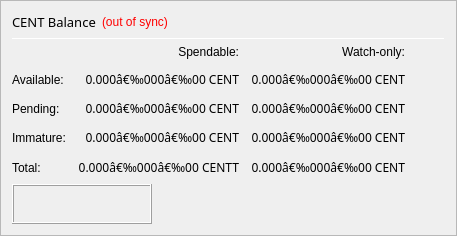
                   <widget class="QFrame" name="frame_Balances">
                    <property name="frameShape">
                     <enum>QFrame::StyledPanel</enum>
                    </property>
                    <property name="frameShadow">
                     <enum>QFrame::Raised</enum>
                    </property>
                    <layout class="QGridLayout" name="gridLayout_3">
                     <item row="0" column="0" colspan="3">
                      <layout class="QHBoxLayout" name="horizontalLayout_4">
                       <item>
                        <widget class="QLabel" name="label_5">
                         <property name="minimumSize">
                          <size>
                           <width>0</width>
                           <height>20</height>
                          </size>
                         </property>
                         <property name="font">
                          <font>
                           <family>Arial Black</family>
                           <pointsize>10</pointsize>
                           <weight>10</weight>
                           <italic>false</italic>
                           <bold>false</bold>
                          </font>
                         </property>
                         <property name="styleSheet">
                          <string notr="true">font: 87 10pt &quot;Arial Black&quot;;</string>
                         </property>
                         <property name="text">
                          <string>CENT Balance</string>
                         </property>
                        </widget>
                       </item>
                       <item>
                        <widget class="QLabel" name="labelWalletStatus">
                         <property name="cursor">
                          <cursorShape>WhatsThisCursor</cursorShape>
                         </property>
                         <property name="toolTip">
                          <string>The displayed information may be out of date. Your wallet automatically synchronizes with the KYD network after a connection is established, but this process has not completed yet.</string>
                         </property>
                         <property name="styleSheet">
                          <string notr="true">QLabel { color: red; }</string>
                         </property>
                         <property name="text">
                          <string notr="true">(out of sync)</string>
                         </property>
                         <property name="alignment">
                          <set>Qt::AlignLeading|Qt::AlignLeft|Qt::AlignVCenter</set>
                         </property>
                        </widget>
                       </item>
                       <item>
                        <spacer name="horizontalSpacer_3">
                         <property name="orientation">
                          <enum>Qt::Horizontal</enum>
                         </property>
                         <property name="sizeHint" stdset="0">
                          <size>
                           <width>40</width>
                           <height>20</height>
                          </size>
                         </property>
                        </spacer>
                       </item>
                      </layout>
                     </item>
                     <item row="1" column="0" colspan="3">
                      <widget class="Line" name="line_Balance">
                       <property name="minimumSize">
                        <size>
                         <width>0</width>
                         <height>1</height>
                        </size>
                       </property>
                       <property name="maximumSize">
                        <size>
                         <width>16777215</width>
                         <height>1</height>
                        </size>
                       </property>
                       <property name="orientation">
                        <enum>Qt::Horizontal</enum>
                       </property>
                      </widget>
                     </item>
                     <item row="2" column="0" colspan="3">
                      <layout class="QGridLayout" name="gridLayout">
                       <property name="spacing">
                        <number>12</number>
                       </property>
                       <item row="0" column="1">
                        <widget class="QLabel" name="labelSpendable">
                         <property name="styleSheet">
                          <string notr="true">font: 87 9pt &quot;Arial Black&quot;;</string>
                         </property>
                         <property name="text">
                          <string>Spendable:</string>
                         </property>
                         <property name="alignment">
                          <set>Qt::AlignRight|Qt::AlignTrailing|Qt::AlignVCenter</set>
                         </property>
                        </widget>
                       </item>
                       <item row="0" column="2">
                        <widget class="QLabel" name="labelWatchonly">
                         <property name="styleSheet">
                          <string notr="true">font: 87 9pt &quot;Arial Black&quot;;</string>
                         </property>
                         <property name="text">
                          <string>Watch-only:</string>
                         </property>
                         <property name="alignment">
                          <set>Qt::AlignRight|Qt::AlignTrailing|Qt::AlignVCenter</set>
                         </property>
                        </widget>
                       </item>
                       <item row="1" column="0">
                        <widget class="QLabel" name="labelBalanceText">
                         <property name="styleSheet">
                          <string notr="true">font: 87 9pt &quot;Arial Black&quot;;</string>
                         </property>
                         <property name="text">
                          <string>Available:</string>
                         </property>
                        </widget>
                       </item>
                       <item row="1" column="1">
                        <widget class="QLabel" name="labelBalance">
                         <property name="font">
                          <font>
                           <family>Arial Black</family>
                           <pointsize>9</pointsize>
                           <weight>10</weight>
                           <italic>false</italic>
                           <bold>false</bold>
                          </font>
                         </property>
                         <property name="cursor">
                          <cursorShape>IBeamCursor</cursorShape>
                         </property>
                         <property name="toolTip">
                          <string>Your current spendable balance</string>
                         </property>
                         <property name="styleSheet">
                          <string notr="true">font: 87 9pt &quot;Arial Black&quot;;</string>
                         </property>
                         <property name="text">
                          <string notr="true">0.000â€‰000â€‰00 CENT</string>
                         </property>
                         <property name="alignment">
                          <set>Qt::AlignRight|Qt::AlignTrailing|Qt::AlignVCenter</set>
                         </property>
                         <property name="textInteractionFlags">
                          <set>Qt::LinksAccessibleByMouse|Qt::TextSelectableByKeyboard|Qt::TextSelectableByMouse</set>
                         </property>
                        </widget>
                       </item>
                       <item row="1" column="2">
                        <widget class="QLabel" name="labelWatchAvailable">
                         <property name="font">
                          <font>
                           <family>Arial Black</family>
                           <pointsize>9</pointsize>
                           <weight>10</weight>
                           <italic>false</italic>
                           <bold>false</bold>
                          </font>
                         </property>
                         <property name="cursor">
                          <cursorShape>IBeamCursor</cursorShape>
                         </property>
                         <property name="toolTip">
                          <string>Your current balance in watch-only addresses</string>
                         </property>
                         <property name="styleSheet">
                          <string notr="true">font: 87 9pt &quot;Arial Black&quot;;</string>
                         </property>
                         <property name="text">
                          <string notr="true">0.000â€‰000â€‰00 CENT</string>
                         </property>
                         <property name="alignment">
                          <set>Qt::AlignRight|Qt::AlignTrailing|Qt::AlignVCenter</set>
                         </property>
                         <property name="textInteractionFlags">
                          <set>Qt::LinksAccessibleByMouse|Qt::TextSelectableByKeyboard|Qt::TextSelectableByMouse</set>
                         </property>
                        </widget>
                       </item>
                       <item row="2" column="0">
                        <widget class="QLabel" name="labelPendingText">
                         <property name="styleSheet">
                          <string notr="true">font: 87 9pt &quot;Arial Black&quot;;</string>
                         </property>
                         <property name="text">
                          <string>Pending:</string>
                         </property>
                        </widget>
                       </item>
                       <item row="2" column="1">
                        <widget class="QLabel" name="labelUnconfirmed">
                         <property name="font">
                          <font>
                           <family>Arial Black</family>
                           <pointsize>9</pointsize>
                           <weight>10</weight>
                           <italic>false</italic>
                           <bold>false</bold>
                          </font>
                         </property>
                         <property name="cursor">
                          <cursorShape>IBeamCursor</cursorShape>
                         </property>
                         <property name="toolTip">
                          <string>Total of transactions that have yet to be confirmed, and do not yet count toward the spendable balance</string>
                         </property>
                         <property name="styleSheet">
                          <string notr="true">font: 87 9pt &quot;Arial Black&quot;;</string>
                         </property>
                         <property name="text">
                          <string notr="true">0.000â€‰000â€‰00 CENT</string>
                         </property>
                         <property name="alignment">
                          <set>Qt::AlignRight|Qt::AlignTrailing|Qt::AlignVCenter</set>
                         </property>
                         <property name="textInteractionFlags">
                          <set>Qt::LinksAccessibleByMouse|Qt::TextSelectableByKeyboard|Qt::TextSelectableByMouse</set>
                         </property>
                        </widget>
                       </item>
                       <item row="2" column="2">
                        <widget class="QLabel" name="labelWatchPending">
                         <property name="font">
                          <font>
                           <family>Arial Black</family>
                           <pointsize>9</pointsize>
                           <weight>10</weight>
                           <italic>false</italic>
                           <bold>false</bold>
                          </font>
                         </property>
                         <property name="cursor">
                          <cursorShape>IBeamCursor</cursorShape>
                         </property>
                         <property name="toolTip">
                          <string>Unconfirmed transactions to watch-only addresses</string>
                         </property>
                         <property name="styleSheet">
                          <string notr="true">font: 87 9pt &quot;Arial Black&quot;;</string>
                         </property>
                         <property name="text">
                          <string notr="true">0.000â€‰000â€‰00 CENT</string>
                         </property>
                         <property name="alignment">
                          <set>Qt::AlignRight|Qt::AlignTrailing|Qt::AlignVCenter</set>
                         </property>
                         <property name="textInteractionFlags">
                          <set>Qt::LinksAccessibleByMouse|Qt::TextSelectableByKeyboard|Qt::TextSelectableByMouse</set>
                         </property>
                        </widget>
                       </item>
                       <item row="3" column="0">
                        <widget class="QLabel" name="labelImmatureText">
                         <property name="styleSheet">
                          <string notr="true">font: 87 9pt &quot;Arial Black&quot;;</string>
                         </property>
                         <property name="text">
                          <string>Immature:</string>
                         </property>
                        </widget>
                       </item>
                       <item row="3" column="1">
                        <widget class="QLabel" name="labelImmature">
                         <property name="font">
                          <font>
                           <family>Arial Black</family>
                           <pointsize>9</pointsize>
                           <weight>10</weight>
                           <italic>false</italic>
                           <bold>false</bold>
                          </font>
                         </property>
                         <property name="cursor">
                          <cursorShape>IBeamCursor</cursorShape>
                         </property>
                         <property name="toolTip">
                          <string>Staked or masternode rewards that has not yet matured</string>
                         </property>
                         <property name="styleSheet">
                          <string notr="true">font: 87 9pt &quot;Arial Black&quot;;</string>
                         </property>
                         <property name="text">
                          <string notr="true">0.000â€‰000â€‰00 CENT</string>
                         </property>
                         <property name="alignment">
                          <set>Qt::AlignRight|Qt::AlignTrailing|Qt::AlignVCenter</set>
                         </property>
                         <property name="textInteractionFlags">
                          <set>Qt::LinksAccessibleByMouse|Qt::TextSelectableByKeyboard|Qt::TextSelectableByMouse</set>
                         </property>
                        </widget>
                       </item>
                       <item row="3" column="2">
                        <widget class="QLabel" name="labelWatchImmature">
                         <property name="font">
                          <font>
                           <family>Arial Black</family>
                           <pointsize>9</pointsize>
                           <weight>10</weight>
                           <italic>false</italic>
                           <bold>false</bold>
                          </font>
                         </property>
                         <property name="cursor">
                          <cursorShape>IBeamCursor</cursorShape>
                         </property>
                         <property name="toolTip">
                          <string>Staked or masternode rewards in watch-only addresses that has not yet matured</string>
                         </property>
                         <property name="styleSheet">
                          <string notr="true">font: 87 9pt &quot;Arial Black&quot;;</string>
                         </property>
                         <property name="text">
                          <string notr="true">0.000â€‰000â€‰00 CENT</string>
                         </property>
                         <property name="alignment">
                          <set>Qt::AlignRight|Qt::AlignTrailing|Qt::AlignVCenter</set>
                         </property>
                         <property name="textInteractionFlags">
                          <set>Qt::LinksAccessibleByMouse|Qt::TextSelectableByKeyboard|Qt::TextSelectableByMouse</set>
                         </property>
                        </widget>
                       </item>
                       <item row="4" column="0">
                        <widget class="QLabel" name="labelTotalText">
                         <property name="toolTip">
                          <string>Your current CENT balance, unconfirmed and immature transactions included</string>
                         </property>
                         <property name="styleSheet">
                          <string notr="true">font: 87 9pt &quot;Arial Black&quot;;</string>
                         </property>
                         <property name="text">
                          <string>Total:</string>
                         </property>
                        </widget>
                       </item>
                       <item row="4" column="1">
                        <widget class="QLabel" name="labelTotal">
                         <property name="font">
                          <font>
                           <family>Arial Black</family>
                           <pointsize>9</pointsize>
                           <weight>10</weight>
                           <italic>false</italic>
                           <bold>false</bold>
                          </font>
                         </property>
                         <property name="cursor">
                          <cursorShape>IBeamCursor</cursorShape>
                         </property>
                         <property name="toolTip">
                          <string>Your current CENT balance, unconfirmed and immature transactions included</string>
                         </property>
                         <property name="styleSheet">
                          <string notr="true">font: 87 9pt &quot;Arial Black&quot;;</string>
                         </property>
                         <property name="text">
                          <string notr="true">0.000â€‰000â€‰00 CENTT</string>
                         </property>
                         <property name="alignment">
                          <set>Qt::AlignRight|Qt::AlignTrailing|Qt::AlignVCenter</set>
                         </property>
                         <property name="textInteractionFlags">
                          <set>Qt::LinksAccessibleByMouse|Qt::TextSelectableByKeyboard|Qt::TextSelectableByMouse</set>
                         </property>
                        </widget>
                       </item>
                       <item row="4" column="2">
                        <widget class="QLabel" name="labelWatchTotal">
                         <property name="font">
                          <font>
                           <family>Arial Black</family>
                           <pointsize>9</pointsize>
                           <weight>10</weight>
                           <italic>false</italic>
                           <bold>false</bold>
                          </font>
                         </property>
                         <property name="cursor">
                          <cursorShape>IBeamCursor</cursorShape>
                         </property>
                         <property name="toolTip">
                          <string>Current total balance in watch-only addresses</string>
                         </property>
                         <property name="styleSheet">
                          <string notr="true">font: 87 9pt &quot;Arial Black&quot;;</string>
                         </property>
                         <property name="text">
                          <string notr="true">0.000â€‰000â€‰00 CENT</string>
                         </property>
                         <property name="alignment">
                          <set>Qt::AlignRight|Qt::AlignTrailing|Qt::AlignVCenter</set>
                         </property>
                         <property name="textInteractionFlags">
                          <set>Qt::LinksAccessibleByMouse|Qt::TextSelectableByKeyboard|Qt::TextSelectableByMouse</set>
                         </property>
                        </widget>
                       </item>
                       <item row="4" column="3">
                        <spacer name="horizontalSpacer_9">
                         <property name="orientation">
                          <enum>Qt::Horizontal</enum>
                         </property>
                         <property name="sizeHint" stdset="0">
                          <size>
                           <width>40</width>
                           <height>20</height>
                          </size>
                         </property>
                        </spacer>
                       </item>
                      </layout>
                     </item>
                     <item row="3" column="0">
                      <widget class="QLabel" name="label_banner">
                       <property name="styleSheet">
                        <string notr="true"/>
                       </property>
                       <property name="frameShape">
                        <enum>QFrame::Box</enum>
                       </property>
                       <property name="frameShadow">
                        <enum>QFrame::Raised</enum>
                       </property>
                       <property name="text">
                        <string/>
                       </property>
                       <property name="textFormat">
                        <enum>Qt::AutoText</enum>
                       </property>
                       <property name="pixmap">
                        <pixmap>../../../../../../Desktop/300x300centvaultwatch.gif</pixmap>
                       </property>
                       <property name="scaledContents">
                        <bool>true</bool>
                       </property>
                       <property name="openExternalLinks">
                        <bool>false</bool>
                       </property>
                       <property name="textInteractionFlags">
                        <set>Qt::NoTextInteraction</set>
                       </property>
                      </widget>
                     </item>
                     <item row="3" column="1">
                      <spacer name="verticalSpacer_3">
                       <property name="orientation">
                        <enum>Qt::Vertical</enum>
                       </property>
                       <property name="sizeHint" stdset="0">
                        <size>
                         <width>20</width>
                         <height>40</height>
                        </size>
                       </property>
                      </spacer>
                     </item>
                    </layout>
                   </widget>
